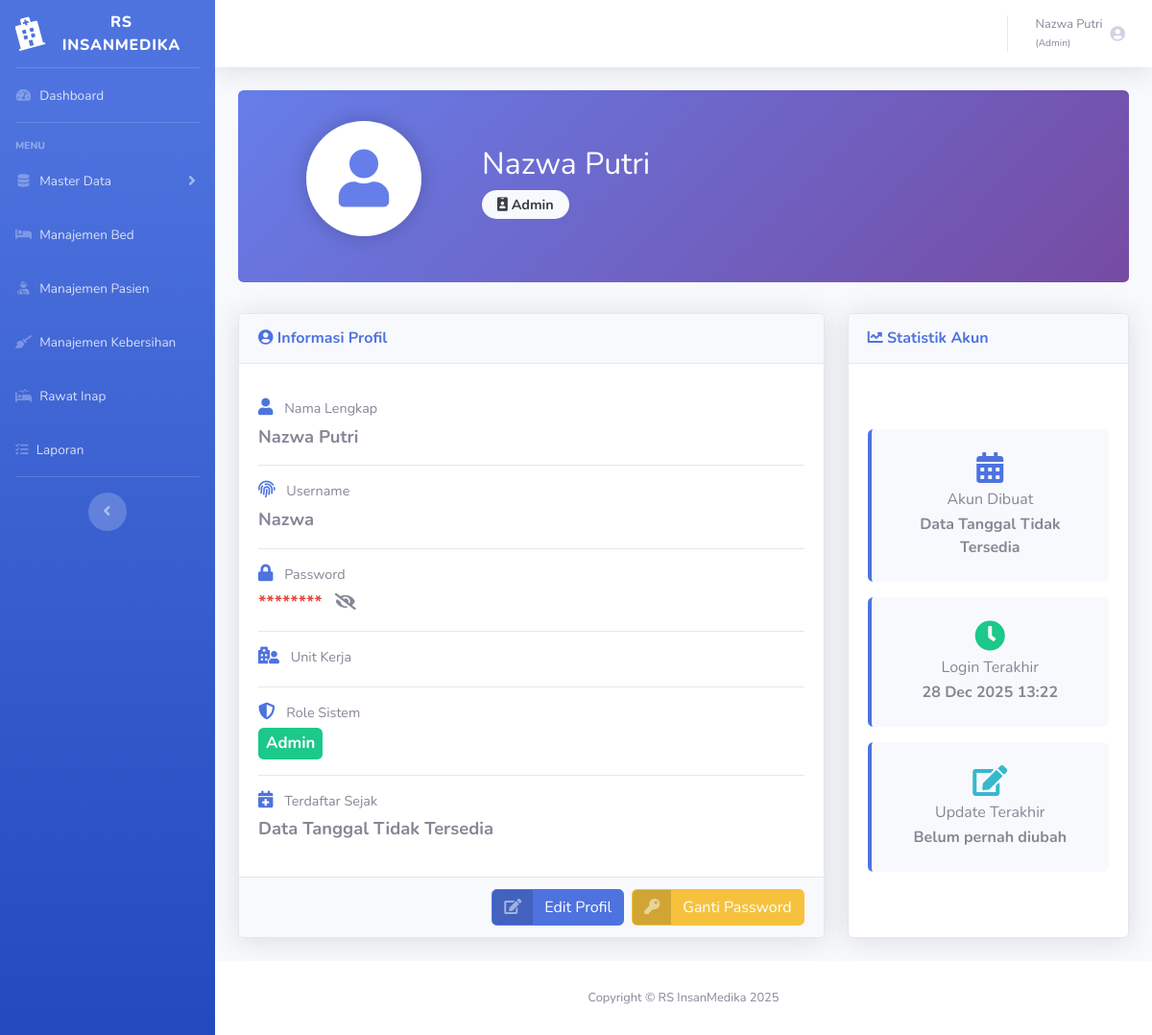
The page /rumahsakit/akun/profile.php (signed in) on the database its author committed.
### tables this page shows
CREATE TABLE `t_petugas` (
  `f_idpetugas` int(11) NOT NULL,
  `f_nama` varchar(150) NOT NULL,
  `f_username` varchar(150) NOT NULL,
  `f_password` varchar(150) NOT NULL,
  `f_role` enum('Admin','Admisi','Perawat','Petugas Kebersihan') NOT NULL,
  `f_unitkerja` varchar(150) NOT NULL,
  `f_created` datetime NOT NULL,
  `f_updated` datetime NOT NULL
);

### rumahsakit/dbcontroller.php (called while the page is built, shortened)
<?php
class dbcontroller
{
    private $host = '127.0.0.1';
    private $user = 'root';
    private $password = '';
    private $database = 'rumahsakit';
    private function koneksiDB()
    {
        return mysqli_connect($this->host, $this->user, $this->password, $this->database);
    }
    public function runQueryWithParams($query, $param_type, $param_value_array) {
    global $conn;
    $stmt = $conn->prepare($query);
    $params = array_merge([$param_type], $param_value_array);
    call_user_func_array(array($stmt, 'bind_param'), $this->refValues($params));
    $stmt->execute();
    $result = $stmt->get_result();
    return $result;
}
    private function refValues($arr){
        if (strnatcmp(phpversion(),'5.3') >= 0) {
            $refs = array();
            foreach($arr as $key => $value)
                $refs[$key] = &$arr[$key];
            return $refs;
        }
        return $arr;
    }
}

### rumahsakit/akun/profile.php (the view, shortened to what this page needs)
<?php
require_once '../config.php';
require_once '../dbcontroller.php';
$db = new dbcontroller();
$id_petugas = $_SESSION['idpetugas'];
$query_profil = "SELECT f_idpetugas, f_nama, f_username, f_role, f_unitkerja, f_created, f_updated
                 FROM t_petugas
                 WHERE f_idpetugas = ?";
$result_profil = $db->runQueryWithParams($query_profil, "i", [$id_petugas]);
if ($result_profil && $result_profil->num_rows > 0) {
    $data_petugas = $result_profil->fetch_assoc();
} else {
    $_SESSION['error_message'] = "Data profil tidak ditemukan.";
    header("location: " . BASE_URL . "index.php");
    exit;
}
function formatTanggalID($tanggal) {
    if (empty($tanggal) || $tanggal === '0000-00-00 00:00:00' || strtotime($tanggal) < 0) {
        return 'Data Tanggal Tidak Tersedia';
    }
    $timestamp = strtotime($tanggal);
    $tanggal_en = date('d F Y', $timestamp);
    $bulan_id = [
        'January' => 'Januari', 'February' => 'Februari', 'March' => 'Maret', 'April' => 'April',
        'May' => 'Mei', 'June' => 'Juni', 'July' => 'Juli', 'August' => 'Agustus',
        'September' => 'September', 'October' => 'Oktober', 'November' => 'November', 'December' => 'Desember'
    ];
    return strtr($tanggal_en, $bulan_id);
}
$created_date_raw = $data_petugas['f_created'];
$stats = [
    'total_login' => 0,
    'last_login' => date('d M Y H:i'),
    'account_age' => formatTanggalID($created_date_raw)
];
$last_update_display = 'Belum pernah diubah';
?>
<!DOCTYPE html>
<html lang="en">
<head>
    <link href="<?= BASE_URL ?>vendor/fontawesome-free/css/all.min.css" rel="stylesheet" type="text/css">
    <link href="<?= BASE_URL ?>css/sb-admin-2.min.css" rel="stylesheet">
</head>
<body id="page-top">
    <div id="wrapper">
        <?php include '../sidebar.php'; ?>
        <div id="content-wrapper" class="d-flex flex-column">
            <div id="content">
                <?php include '../topbar.php'; ?>
                <div class="container-fluid">
                    <div class="profile-header">
                        <div class="row align-items-center">
                            <div class="col-md-3 text-center">
                                <div class="profile-avatar">
                                    <i class="fas fa-user"></i>
                                </div>
                            </div>
                            <div class="col-md-9">
                                <h2 class="mb-2"><?= htmlspecialchars($data_petugas['f_nama']) ?></h2>
                                <p class="mb-2">
                                    <span class="role-badge badge badge-light">
                                        <i class="fas fa-id-badge"></i> <?= htmlspecialchars($data_petugas['f_role']) ?>
                                    </span>
                                </p>
                            </div>
                        </div>
                    </div>
                    <div class="row">
                        <div class="col-lg-8 mb-4">
                            <div class="card shadow info-card full-height-card">
                                <div class="card-header py-3 d-flex justify-content-between align-items-center">
                                    <h6 class="m-0 font-weight-bold text-primary">
                                        <i class="fas fa-user-circle"></i> Informasi Profil
                                    </h6>
                                </div>
                                <div class="card-body full-height-body">
                                    <div class="row">
                                        <div class="col-12">
                                            <div class="profile-detail-item">
                                                <small class="text-muted d-block mb-1">
                                                    <i class="fas fa-user text-primary"></i> Nama Lengkap
                                                </small>
                                                <strong><?= htmlspecialchars($data_petugas['f_nama']) ?></strong>
                                            </div>
                                            <div class="profile-detail-item">
                                                <small class="text-muted d-block mb-1">
                                                    <i class="fas fa-fingerprint text-primary"></i> Username
                                                </small>
                                                <strong><?= htmlspecialchars($data_petugas['f_username']) ?></strong>
                                            </div>
                                            <div class="profile-detail-item">
                                                <small class="text-muted d-block mb-1">
                                                    <i class="fas fa-lock text-primary"></i> Password
                                                </small>
                                                <strong class="text-danger">
                                                    ******** <i class="fas fa-eye-slash ml-2 text-muted" title="Password tersembunyi. Gunakan tombol 'Ganti Password' untuk mengubahnya."></i>
                                                </strong>
                                            </div>
                                            <div class="profile-detail-item">
                                                <small class="text-muted d-block mb-1">
                                                    <i class="fas fa-hospital-user text-primary"></i> Unit Kerja
                                                </small>
                                            </div>
                                            <div class="profile-detail-item">
                                                <small class="text-muted d-block mb-1">
                                                    <i class="fas fa-shield-alt text-primary"></i> Role Sistem
                                                </small>
                                                <span class="badge badge-success badge-lg" style="font-size: 1.05rem; padding: 0.5rem;">
                                                    <?= htmlspecialchars($data_petugas['f_role']) ?>
                                                </span>
                                            </div>
                                            <div class="profile-detail-item">
                                                <small class="text-muted d-block mb-1">
                                                    <i class="fas fa-calendar-plus text-primary"></i> Terdaftar Sejak
                                                </small>
                                                <strong><?= $stats['account_age'] ?></strong>
                                            </div>
                                        </div>
                                    </div>
                                </div>
                                <div class="card-footer d-flex justify-content-end">
                                    <a href="update.php" class="btn btn-primary btn-icon-split mr-2">
                                        <span class="icon text-white-50"><i class="fas fa-edit"></i></span>
                                        <span class="text">Edit Profil</span>
                                    </a>
                                    <a href="gantipass.php" class="btn btn-warning btn-icon-split">
                                        <span class="icon text-white-50"><i class="fas fa-key"></i></span>
                                        <span class="text">Ganti Password</span>
                                    </a>
                                </div>
                            </div>
                        </div>
                        <div class="col-lg-4 mb-4">
                            <div class="card shadow info-card full-height-card">
                                <div class="card-header py-3">
                                    <h6 class="m-0 font-weight-bold text-primary">
                                        <i class="fas fa-chart-line"></i> Statistik Akun
                                    </h6>
                                </div>
                                <div class="card-body full-height-body d-flex flex-column justify-content-center">
                                    <div class="stat-box mb-3">
                                        <i class="fas fa-calendar-alt fa-2x text-primary mb-2"></i>
                                        <h6 class="text-muted mb-1">Akun Dibuat</h6>
                                        <strong><?= $stats['account_age'] ?></strong>
                                    </div>
                                    <div class="stat-box mb-3">
                                        <i class="fas fa-clock fa-2x text-success mb-2"></i>
                                        <h6 class="text-muted mb-1">Login Terakhir</h6>
                                        <strong><?= $stats['last_login'] ?></strong>
                                    </div>
                                    <?php if ($data_petugas['f_updated']): ?>
                                    <div class="stat-box">
                                        <i class="fas fa-edit fa-2x text-info mb-2"></i>
                                        <h6 class="text-muted mb-1">Update Terakhir</h6>
                                        <strong><?= $last_update_display ?></strong>
                                    </div>
                                    <?php endif; ?>
                                </div>
                            </div>
                        </div>
                    </div>
                </div>
            </div>
            <footer class="sticky-footer bg-white">
                <div class="container my-auto">
                    <div class="copyright text-center my-auto">
                        <span>Copyright &copy; RS InsanMedika <?= date('Y') ?></span>
                    </div>
                </div>
            </footer>
        </div>
    </div>
</body>
</html>

### rumahsakit/akun/profile.php (style rules this page uses)
.profile-header { background: linear-gradient(135deg, #667eea 0%, #764ba2 100%); padding: 2rem; border-radius: 0.35rem; color: white; margin-bottom: 2rem; }
.profile-avatar { width: 120px; height: 120px; background: white; border-radius: 50%; display: flex; align-items: center; justify-content: center; margin: 0 auto 1rem; box-shadow: 0 0 20px rgba(0,0,0,0.2); }
.profile-avatar i { font-size: 60px; color: #667eea; }
.info-card { transition: transform 0.3s; }
.stat-box { background: #f8f9fc; padding: 1.5rem; border-radius: 0.35rem; text-align: center; border-left: 4px solid #4e73df; }
.role-badge { font-size: 0.9rem; padding: 0.5rem 1rem; border-radius: 50px; }
.profile-detail-item { padding: 1rem 0; border-bottom: 1px solid #e3e6f0; }
.profile-detail-item:last-child { border-bottom: none; }
.profile-detail-item small { font-size: 0.9rem !important; }
.profile-detail-item strong { font-size: 1.15rem; display: block; margin-top: 0.2rem; }
.profile-detail-item i { font-size: 1.1rem; margin-right: 0.5rem; }
.full-height-card { display: flex; flex-direction: column; height: 100%; }
.full-height-body { flex-grow: 1; }

### rows shown on the page
t_petugas: f_nama "Nazwa Putri", f_role "Admin", f_username "Nazwa", f_created "Data Tanggal Tidak Tersedia", f_created "28 Dec 2025 13:22"

### other values the page prints
$nama_petugas "Nazwa Putri"
$role_petugas "Admin"
$last_update_display "Belum pernah diubah"
